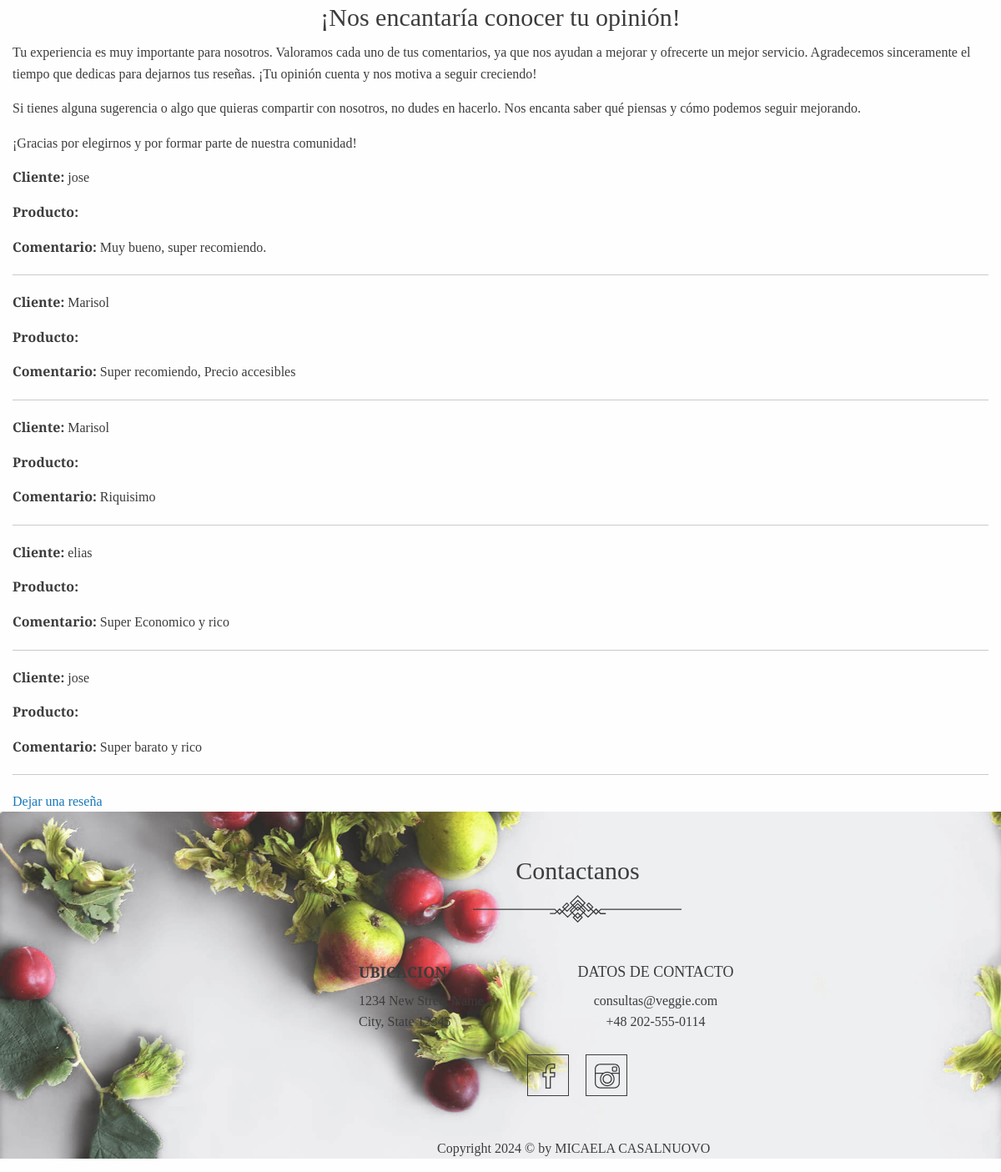
Before: /App/resenas/ (lower part) with the older database file.
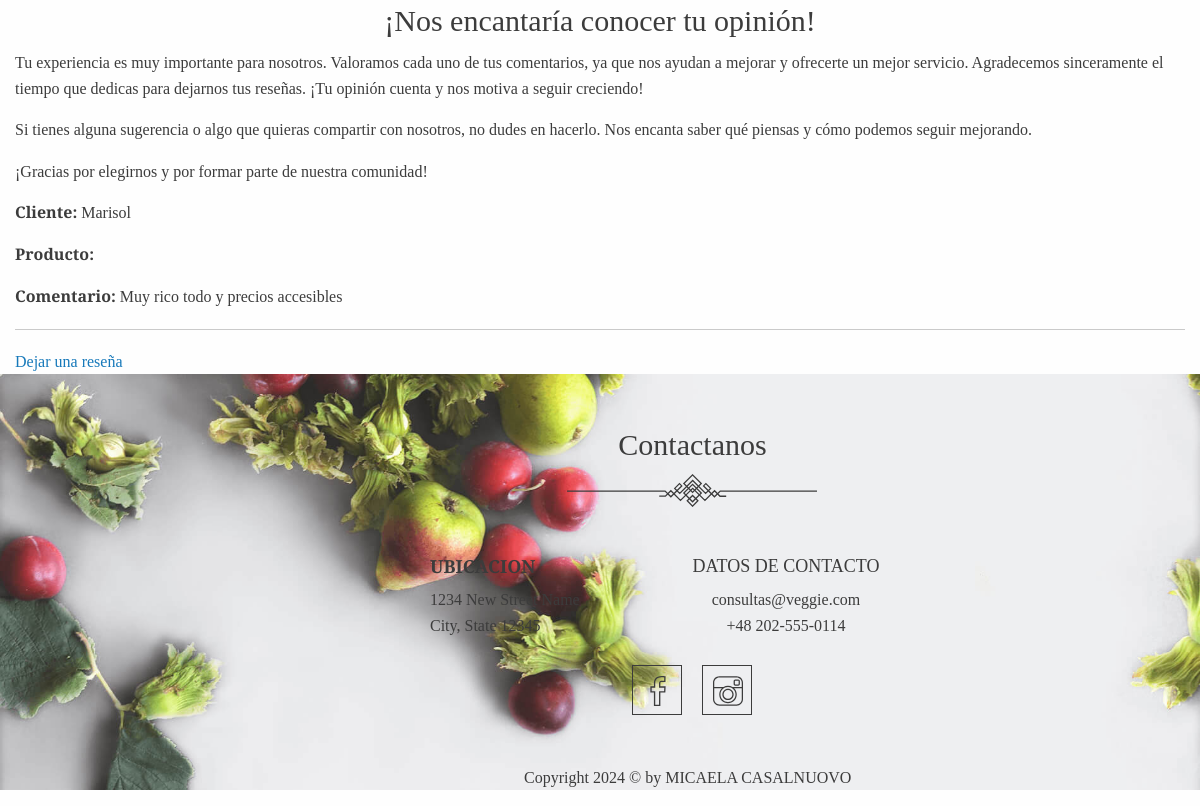
After: the same page with the newer database file.
### App/models.py (models this page shows, shortened)
class ModeloReseña(models.Model):
    cliente = models.ForeignKey(ModeloCliente, on_delete=models.CASCADE, related_name="reseñas")  # Relación con Cliente
    producto = models.ForeignKey(ModeloProducto, on_delete=models.CASCADE, related_name="reseñas")  # Relación con Producto
    comentario = models.TextField()

class ModeloCliente(models.Model):
    nombre = models.CharField(max_length=100)
    apellido = models.CharField(max_length=100)
    dni = models.CharField(max_length=20, unique=True)
    direccion = models.TextField()
    celular = models.CharField(max_length=20)

### App/views.py (the view)
# urls.py: path('resenas/', views.resenas, name='resenas'),
def resenas(request):
    reseñas = ModeloReseña.objects.all()
    return render(request, 'App/resenas.html', {'reseñas': reseñas})

### App/templates/App/resenas.html
{% extends "App/base.html" %}
{% load static %}
{% block main %}
<section id="reseñas" class="reviews-section">
    <div class="container">
        <h2 class="header-txt">¡Nos encantaría conocer tu opinión!</h2>
        <p class="reviews-text">Tu experiencia es muy importante para nosotros. Valoramos cada uno de tus comentarios, ya que nos ayudan a mejorar y ofrecerte un mejor servicio. Agradecemos sinceramente el tiempo que dedicas para dejarnos tus reseñas. ¡Tu opinión cuenta y nos motiva a seguir creciendo!</p>
        <p class="reviews-text">Si tienes alguna sugerencia o algo que quieras compartir con nosotros, no dudes en hacerlo. Nos encanta saber qué piensas y cómo podemos seguir mejorando.</p>
        <p class="reviews-text">¡Gracias por elegirnos y por formar parte de nuestra comunidad!</p>
        <div class="reviews-list">
            {% for reseña in reseñas %}
                <div class="reseña">
                    <p><strong>Cliente:</strong> {{ reseña.cliente.nombre }}</p>
                    <p><strong>Producto:</strong> {{ reseña.producto.nombre }}</p>
                    <p><strong>Comentario:</strong> {{ reseña.comentario }}</p>
                    <hr>
                </div>
            {% empty %}
                <p>No hay reseñas disponibles.</p>
            {% endfor %}
        </div>
        <div class="add-review-btn">
            <a href="{% url 'dejar_resena' %}" class="btn">Dejar una reseña</a>
        </div>
    </div>
</section>
{% endblock main %}

Changed rows visible on the page:
removed ModeloReseña: cliente.nombre "jose", comentario "Muy bueno, super recomiendo."
removed ModeloReseña: cliente.nombre "Marisol", comentario "Super recomiendo, Precio accesibles"
removed ModeloReseña: cliente.nombre "Marisol", comentario "Riquisimo"
removed ModeloReseña: cliente.nombre "elias", comentario "Super Economico y rico"
removed ModeloReseña: cliente.nombre "jose", comentario "Super barato y rico"
added ModeloReseña: cliente.nombre "Marisol", comentario "Muy rico todo y precios accesibles"
